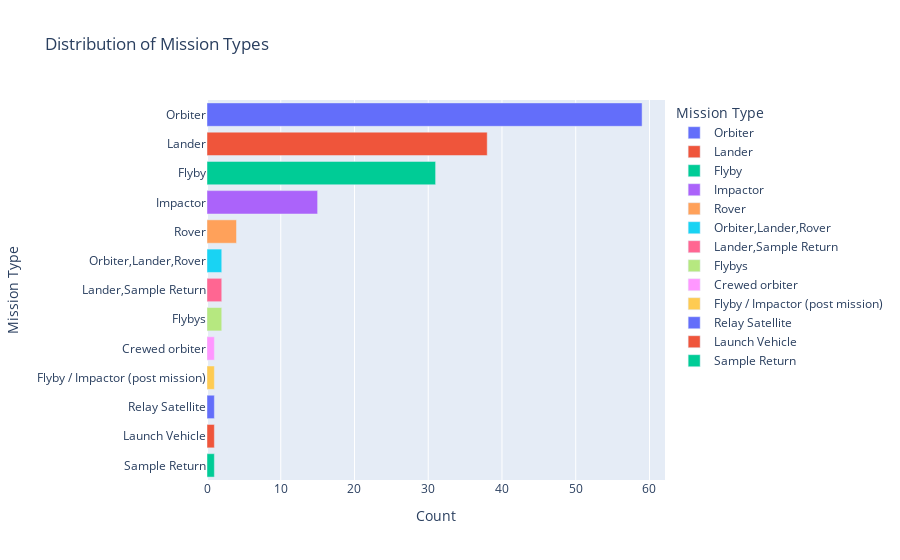

Notebook cell for this chart:
### Markdown cell above
##### Distribution of "what were the types of missions?"

### Code cell
mission_type_distribution = moon_dataframe['Mission Type'].value_counts()
fig_mission_type = px.bar(mission_type_distribution, 
                          y=mission_type_distribution.index, 
                          x=mission_type_distribution.values, 
                          orientation='h', 
                          labels={'y': 'Mission Type', 'x': 'Count'}, 
                          title='Distribution of Mission Types',
                          color=mission_type_distribution.index)  
fig_mission_type.show()

### Figure 1 — Plotly figure (JSON) as saved in the notebook; plotly's stock layout.template omitted (floating-point values rounded to 4 significant figures)
{"data": [{"alignmentgroup": "True", "hovertemplate": "Mission Type=%{y}<br>Count=%{x}<extra></extra>", "legendgroup": "Orbiter", "marker": {"color": "#636efa", "pattern": {"shape": ""}}, "name": "Orbiter", "offsetgroup": "Orbiter", "orientation": "h", "showlegend": true, "textposition": "auto", "type": "bar", "x": [59], "xaxis": "x", "y": ["Orbiter"], "yaxis": "y"}, {"alignmentgroup": "True", "hovertemplate": "Mission Type=%{y}<br>Count=%{x}<extra></extra>", "legendgroup": "Lander", "marker": {"color": "#EF553B", "pattern": {"shape": ""}}, "name": "Lander", "offsetgroup": "Lander", "orientation": "h", "showlegend": true, "textposition": "auto", "type": "bar", "x": [38], "xaxis": "x", "y": ["Lander"], "yaxis": "y"}, {"alignmentgroup": "True", "hovertemplate": "Mission Type=%{y}<br>Count=%{x}<extra></extra>", "legendgroup": "Flyby", "marker": {"color": "#00cc96", "pattern": {"shape": ""}}, "name": "Flyby", "offsetgroup": "Flyby", "orientation": "h", "showlegend": true, "textposition": "auto", "type": "bar", "x": [31], "xaxis": "x", "y": ["Flyby"], "yaxis": "y"}, {"alignmentgroup": "True", "hovertemplate": "Mission Type=%{y}<br>Count=%{x}<extra></extra>", "legendgroup": "Impactor", "marker": {"color": "#ab63fa", "pattern": {"shape": ""}}, "name": "Impactor", "offsetgroup": "Impactor", "orientation": "h", "showlegend": true, "textposition": "auto", "type": "bar", "x": [15], "xaxis": "x", "y": ["Impactor"], "yaxis": "y"}, {"alignmentgroup": "True", "hovertemplate": "Mission Type=%{y}<br>Count=%{x}<extra></extra>", "legendgroup": "Rover", "marker": {"color": "#FFA15A", "pattern": {"shape": ""}}, "name": "Rover", "offsetgroup": "Rover", "orientation": "h", "showlegend": true, "textposition": "auto", "type": "bar", "x": [4], "xaxis": "x", "y": ["Rover"], "yaxis": "y"}, {"alignmentgroup": "True", "hovertemplate": "Mission Type=%{y}<br>Count=%{x}<extra></extra>", "legendgroup": "Orbiter,Lander,Rover", "marker": {"color": "#19d3f3", "pattern": {"shape": ""}}, "name": "Orbiter,Lander,Rover", "offsetgroup": "Orbiter,Lander,Rover", "orientation": "h", "showlegend": true, "textposition": "auto", "type": "bar", "x": [2], "xaxis": "x", "y": ["Orbiter,Lander,Rover"], "yaxis": "y"}, {"alignmentgroup": "True", "hovertemplate": "Mission Type=%{y}<br>Count=%{x}<extra></extra>", "legendgroup": "Lander,Sample Return", "marker": {"color": "#FF6692", "pattern": {"shape": ""}}, "name": "Lander,Sample Return", "offsetgroup": "Lander,Sample Return", "orientation": "h", "showlegend": true, "textposition": "auto", "type": "bar", "x": [2], "xaxis": "x", "y": ["Lander,Sample Return"], "yaxis": "y"}, {"alignmentgroup": "True", "hovertemplate": "Mission Type=%{y}<br>Count=%{x}<extra></extra>", "legendgroup": "Flybys", "marker": {"color": "#B6E880", "pattern": {"shape": ""}}, "name": "Flybys", "offsetgroup": "Flybys", "orientation": "h", "showlegend": true, "textposition": "auto", "type": "bar", "x": [2], "xaxis": "x", "y": ["Flybys"], "yaxis": "y"}, {"alignmentgroup": "True", "hovertemplate": "Mission Type=%{y}<br>Count=%{x}<extra></extra>", "legendgroup": "Crewed orbiter", "marker": {"color": "#FF97FF", "pattern": {"shape": ""}}, "name": "Crewed orbiter", "offsetgroup": "Crewed orbiter", "orientation": "h", "showlegend": true, "textposition": "auto", "type": "bar", "x": [1], "xaxis": "x", "y": ["Crewed orbiter"], "yaxis": "y"}, {"alignmentgroup": "True", "hovertemplate": "Mission Type=%{y}<br>Count=%{x}<extra></extra>", "legendgroup": "Flyby / Impactor (post mission)", "marker": {"color": "#FECB52", "pattern": {"shape": ""}}, "name": "Flyby / Impactor (post mission)", "offsetgroup": "Flyby / Impactor (post mission)", "orientation": "h", "showlegend": true, "textposition": "auto", "type": "bar", "x": [1], "xaxis": "x", "y": ["Flyby / Impactor (post mission)"], "yaxis": "y"}, {"alignmentgroup": "True", "hovertemplate": "Mission Type=%{y}<br>Count=%{x}<extra></extra>", "legendgroup": "Relay Satellite", "marker": {"color": "#636efa", "pattern": {"shape": ""}}, "name": "Relay Satellite", "offsetgroup": "Relay Satellite", "orientation": "h", "showlegend": true, "textposition": "auto", "type": "bar", "x": [1], "xaxis": "x", "y": ["Relay Satellite"], "yaxis": "y"}, {"alignmentgroup": "True", "hovertemplate": "Mission Type=%{y}<br>Count=%{x}<extra></extra>", "legendgroup": "Launch Vehicle", "marker": {"color": "#EF553B", "pattern": {"shape": ""}}, "name": "Launch Vehicle", "offsetgroup": "Launch Vehicle", "orientation": "h", "showlegend": true, "textposition": "auto", "type": "bar", "x": [1], "xaxis": "x", "y": ["Launch Vehicle"], "yaxis": "y"}, {"alignmentgroup": "True", "hovertemplate": "Mission Type=%{y}<br>Count=%{x}<extra></extra>", "legendgroup": "Sample Return", "marker": {"color": "#00cc96", "pattern": {"shape": ""}}, "name": "Sample Return", "offsetgroup": "Sample Return", "orientation": "h", "showlegend": true, "textposition": "auto", "type": "bar", "x": [1], "xaxis": "x", "y": ["Sample Return"], "yaxis": "y"}], "layout": {"autosize": true, "barmode": "relative", "legend": {"title": {"text": "Mission Type"}, "tracegroupgap": 0}, "title": {"text": "Distribution of Mission Types"}, "xaxis": {"anchor": "y", "autorange": true, "domain": [0, 1], "range": [0, 62.11], "title": {"text": "Count"}, "type": "linear"}, "yaxis": {"anchor": "x", "autorange": true, "categoryarray": ["Sample Return", "Launch Vehicle", "Relay Satellite", "Flyby / Impactor (post mission)", "Crewed orbiter", "Flybys", "Lander,Sample Return", "Orbiter,Lander,Rover", "Rover", "Impactor", "Flyby", "Lander", "Orbiter"], "categoryorder": "array", "domain": [0, 1], "range": [-0.5, 12.5], "title": {"text": "Mission Type"}, "type": "category"}}}
